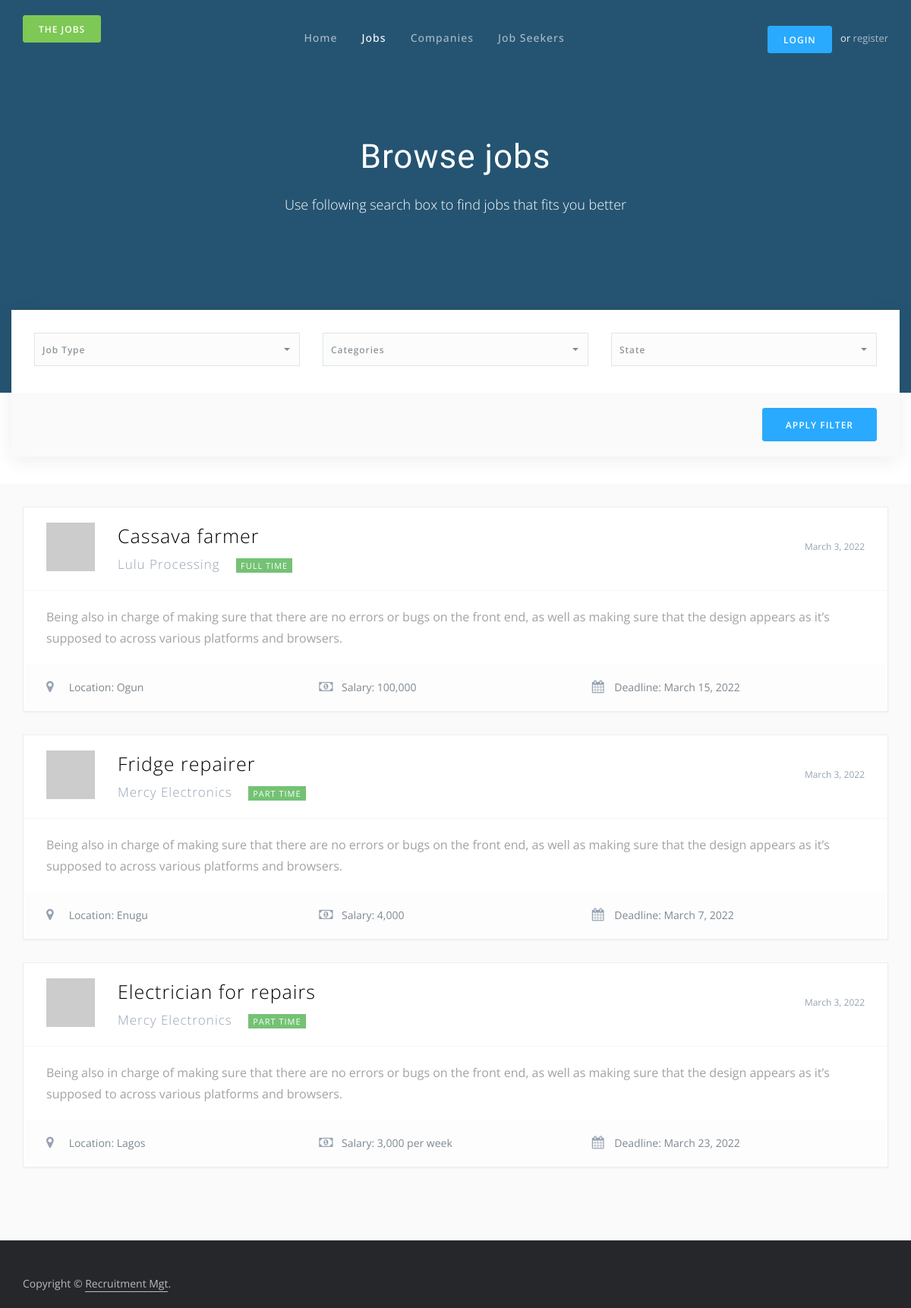
Screenshot of /jobs/ with the database file from the repository.
### jobs/models.py (models this page shows, shortened)
class Job(models.Model):
    FULL_TIME = 'FT'
    PART_TIME = 'PT'
    FREELANCER = 'FL'
    INTERNSHIP = 'IT'
    JOB_TYPE = (
        (FULL_TIME, 'Full Time'),
        (PART_TIME, 'Part Time'),
        (FREELANCER, 'Freelancer'),
        (INTERNSHIP, 'Internship'),
    )
    title = models.CharField(max_length=100)
    slug = models.SlugField()
    company = models.ForeignKey(
        Company, related_name='jobs', on_delete=models.CASCADE)
    job_type = models.CharField(max_length=2, choices=JOB_TYPE)
    description = models.TextField(max_length=1000)
    salary = models.CharField(max_length=25)
    years_of_experience = models.IntegerField()
    vacancy = models.IntegerField(default=1)
    state = models.ForeignKey(State, on_delete=models.CASCADE)
    application_deadline = models.DateField()
    created = models.DateTimeField(auto_now_add=True)
    updated = models.DateTimeField(auto_now=True)
    class Meta:
        ordering = ['-created']

class Company(models.Model):
    user = models.OneToOneField(User, on_delete=models.CASCADE)
    name = models.CharField(max_length=25)
    slug = models.SlugField()
    category = models.ForeignKey(Category, on_delete=models.CASCADE)
    state = models.ForeignKey(State, on_delete=models.CASCADE)
    about = models.TextField(max_length=5000)
    logo = models.ImageField(upload_to='logos', blank=True)
    company_email = models.EmailField()
    established = models.DateField(blank=True, null=True)
    website = models.URLField(blank=True, null=True)
    phone_number = models.CharField(max_length=13,
                                    blank=True, null=True)
    created = models.DateTimeField(auto_now_add=True)
    updated = models.DateTimeField(auto_now=True)
    class Meta:
        verbose_name_plural = 'Companies'

class State(models.Model):
    name = models.CharField(max_length=25)
    slug = models.SlugField()
    created = models.DateTimeField(auto_now_add=True)
    updated = models.DateTimeField(auto_now=True)
    def __str__(self):
        return self.name

### jobs/views.py (the view)
# urls.py: path('jobs/', views.job_list, name='job_list'),
def job_list(request):
    jobs = Job.objects.all()
    return render(
        request, 'job_list.html', {'jobs': jobs})

### templates/job_list.html (shortened to what this page needs)
{% extends "base.html" %}
{% block content %}
    <header class="page-header bg-img">
      <div class="container page-name">
        <h1 class="text-center">Browse jobs</h1>
        <p class="lead text-center">Use following search box to find jobs that fits you better</p>
      </div>
      <div class="container">
        <form action="#">
          <div class="row">
            <div class="form-group col-xs-12 col-sm-4">
              <select class="form-control selectpicker">
                <option selected>Job Type</option>
              </select>
            </div>
            <div class="form-group col-xs-12 col-sm-4">
              <select class="form-control selectpicker">
                <option selected>Categories</option>
              </select>
            </div>
            <div class="form-group col-xs-12 col-sm-4">
              <select class="form-control selectpicker">
                <option selected>State</option>
              </select>
            </div>
          </div>
          <div class="button-group">
            <div class="action-buttons">
              <button class="btn btn-primary">Apply filter</button>
            </div>
          </div>
        </form>
      </div>
    </header>
    <main>
      <section class="no-padding-top bg-alt">
        <div class="container">
          <div class="row">
            {% for job in jobs %}
            <div class="col-xs-12">
              <a class="item-block" href="{% url 'job_detail' job.id %}">
                <header>
                  <img src="https://via.placeholder.com/50x50" alt="">
                  <div class="hgroup">
                    <h4>{{ job.title }}</h4>
                    <h5>{{ job.company.name }} <span class="label label-success">{{ job.get_job_type_display }}</span></h5>
                  </div>
                  <time datetime="2016-03-10 20:00">{{ job.created|date:"F j, Y" }}</time>
                </header>
                <div class="item-body">
                  <p>{{ job.description }}</p>
                </div>
                <footer>
                  <ul class="details cols-3">
                    <li>
                      <i class="fa fa-map-marker"></i>
                      <span>Location: {{ job.state }}</span>
                    </li>
                    <li>
                      <i class="fa fa-money"></i>
                      <span>Salary: {{ job.salary }}</span>
                    </li>
                    <li>
                      <i class="fa fa-calendar"></i>
                      <span>Deadline: {{ job.application_deadline }}</span>
                    </li>
                  </ul>
                </footer>
              </a>
            </div>
            {% endfor %}
        </div>
    </div>
</section>
</main>
{% endblock %}

### templates/base.html (shortened to what this page needs)
{% load static %}
<!DOCTYPE html>
<html lang="en">
<head>
    <link href="{% static 'css/app.css' %}" rel="stylesheet">
    <link rel="stylesheet" href="https://cdnjs.cloudflare.com/ajax/libs/font-awesome/4.7.0/css/font-awesome.css">
    <link href="{% static 'css/thejobs.css' %}" rel="stylesheet">
</head>
<body class="nav-on-header smart-nav">
    <nav class="navbar">
        <div class="container">
            <div class="pull-left">
                <div class="logo-wrapper">
                    <button class="btn btn-sm btn-success">The JOBS</button>
                </div>
            </div>
            <div class="pull-right user-login">
                <a class="btn btn-sm btn-primary" href="">Login</a> or <a href="">register</a>
            </div>
            <ul class="nav-menu">
                <li>
                    <a class="{% url 'home' as home_url %} {% if request.get_full_path == home_url %}active{% endif %}" href="{% url 'home' %}">Home</a>
                </li>
                <li>
                    <a class="{% url 'job_list' as job_list_url %} {% if request.get_full_path == job_list_url %}active{% endif %}" href="{% url 'job_list' %}">Jobs</a>
                </li>
                <li>
                    <a class="{% url 'companies' as companies_url %} {% if request.get_full_path == companies_url %}active{% endif %}" href="{% url 'companies' %}">Companies</a>
                </li>
                <li>
                    <a href="#">Job Seekers</a>
                </li>
            </ul>
        </div>
    </nav>
    {% block content %}{% endblock %}
    <footer class="site-footer">
        <div class="container">
            <div class="row">
                <div class="col-md-8 col-sm-6 col-xs-12">
                    <p class="copyright-text">Copyright &copy; <a href="{% url 'home' %}">Recruitment Mgt</a>.</p>
                </div>
            </div>
        </div>
    </footer>
</body>
</html>

### rows the page displays
Job: title "Cassava farmer", company.name "Lulu Processing", job_type "FULL TIME", created "March 3, 2022", description "Being also in charge of making sure that there are no errors or bugs on the front end, as well as making sure that the design appears as it’s supposed to across various platforms and browsers.", state "Ogun", salary "100,000", application_deadline "March 15, 2022"
Job: title "Fridge repairer", company.name "Mercy Electronics", job_type "PART TIME", created "March 3, 2022", description "Being also in charge of making sure that there are no errors or bugs on the front end, as well as making sure that the design appears as it’s supposed to across various platforms and browsers.", state "Enugu", salary "4,000", application_deadline "March 7, 2022"
Job: title "Electrician for repairs", company.name "Mercy Electronics", job_type "PART TIME", created "March 3, 2022", description "Being also in charge of making sure that there are no errors or bugs on the front end, as well as making sure that the design appears as it’s supposed to across various platforms and browsers.", state "Lagos", salary "3,000 per week", application_deadline "March 23, 2022"
